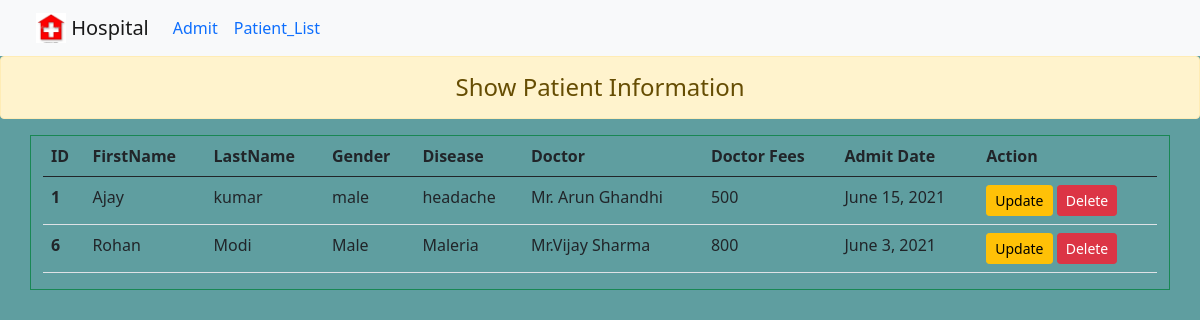
Page /show/ on the committed database.
### base/models.py (models this page shows)
class User(models.Model):
    firstname = models.CharField(max_length=50)
    lastname = models.CharField(max_length=50)
    gender = models.CharField(max_length=10)
    Disease = models.CharField(max_length=70)
    doctor = models.CharField(max_length=50)
    doctor_fees = models.IntegerField(default=500)
    admit_date = models.DateField()

### base/views.py (the view)
# urls.py: path('show/',views.show,name='list'),
def show(request):
    stud = User.objects.all()
    return render(request, 'list.html',{'stu':stud})

### base/templates/list.html (shortened to what this page needs)
{% extends 'base.html' %}
{% block main %}
<h4 class="text-center alert alert-warning">Show Patient Information</h4>
<div class="container table-responsive-sm border border-success">
        {% if stu %}
        <table class="table table-hover">
            <thead>
              <tr>
                <th scope="col">ID</th>
                <th scope="col">FirstName</th>
                <th scope="col">LastName</th>
                <th scope="col">Gender</th>
                <th scope="col">Disease</th>
                <th scope="col">Doctor</th>
                <th scope="col">Doctor Fees</th>
                <th scope="col">Admit Date</th>
                <th scope="col">Action</th>
              </tr>
            </thead>
            <tbody>
            {% for st in stu %}
              <tr>
                <th scope="row">{{st.id}}</th>
                <td>{{st.firstname}}</td>
                <td>{{st.lastname}}</td>
                <td>{{st.gender}}</td>
                <td>{{st.Disease}}</td>
                <td>{{st.doctor}}</td>
                <td>{{st.doctor_fees}}</td>
                <td>{{st.admit_date}}</td>
                <td>
                    <a href="{% url 'update' st.id %}" class="btn btn-warning btn-sm">Update</a>
                    <form action="{% url 'delete' st.id %}" method="post" class="d-inline">
                        <input type="submit" class="btn btn-danger btn-sm" value="Delete">
                    </form>
                </td>
              </tr>
            {% endfor %}
            </tbody>
          </table>
        {% else %}
        <h4 class="text-center alert-info">No Record</h4>
        {% endif %}
</div>
{% endblock main %}

### base/templates/base.html (shortened to what this page needs)
<!DOCTYPE html>
{% load static %}
<html lang="en">
<head>
    <link rel="stylesheet" href="{% static 'css/bootstrap.css' %}">
</head>
<body style="background-color: cadetblue;">
    <nav class="navbar navbar-expand-lg navbar-light bg-light">
        <div class="container-fluid">
            <a class="navbar-brand ms-4">
                <img src="{% static 'img/hos.jpg' %}" width="30" height="30" class="d-inline-block align-top" alt="">
                Hospital
              </a>
          <div class="collapse navbar-collapse" id="navbarSupportedContent">
            <ul class="navbar-nav me-auto mb-2 mb-lg-0">
              <li class="nav-item">
                <a class="nav-link active text-primary" aria-current="page" href="{% url 'admit' %}">Admit</a>
              </li>
              <li class="nav-item">
                <a class="nav-link active text-primary" aria-current="page" href="{% url 'list' %}">Patient_List</a>
              </li>
            </ul>
          </div>
        </div>
      </nav>
      {% block main %}{% endblock main %}
</body>
</html>

### rows in the picture
User: id "1", firstname "Ajay", lastname "kumar", gender "male", Disease "headache", doctor "Mr. Arun Ghandhi", doctor_fees "500", admit_date "June 15, 2021"
User: id "6", firstname "Rohan", lastname "Modi", gender "Male", Disease "Maleria", doctor "Mr.Vijay Sharma", doctor_fees "800", admit_date "June 3, 2021"
